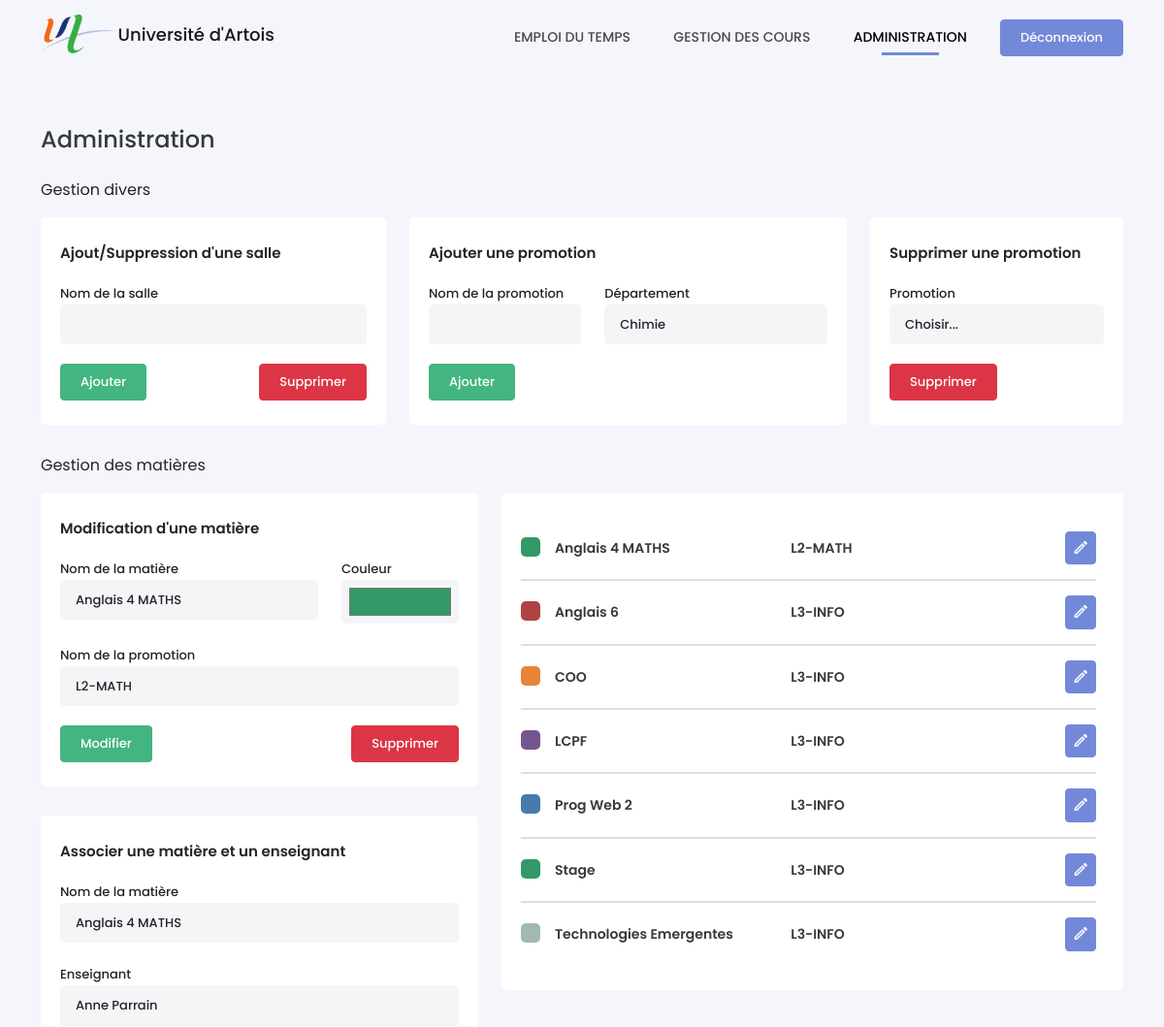
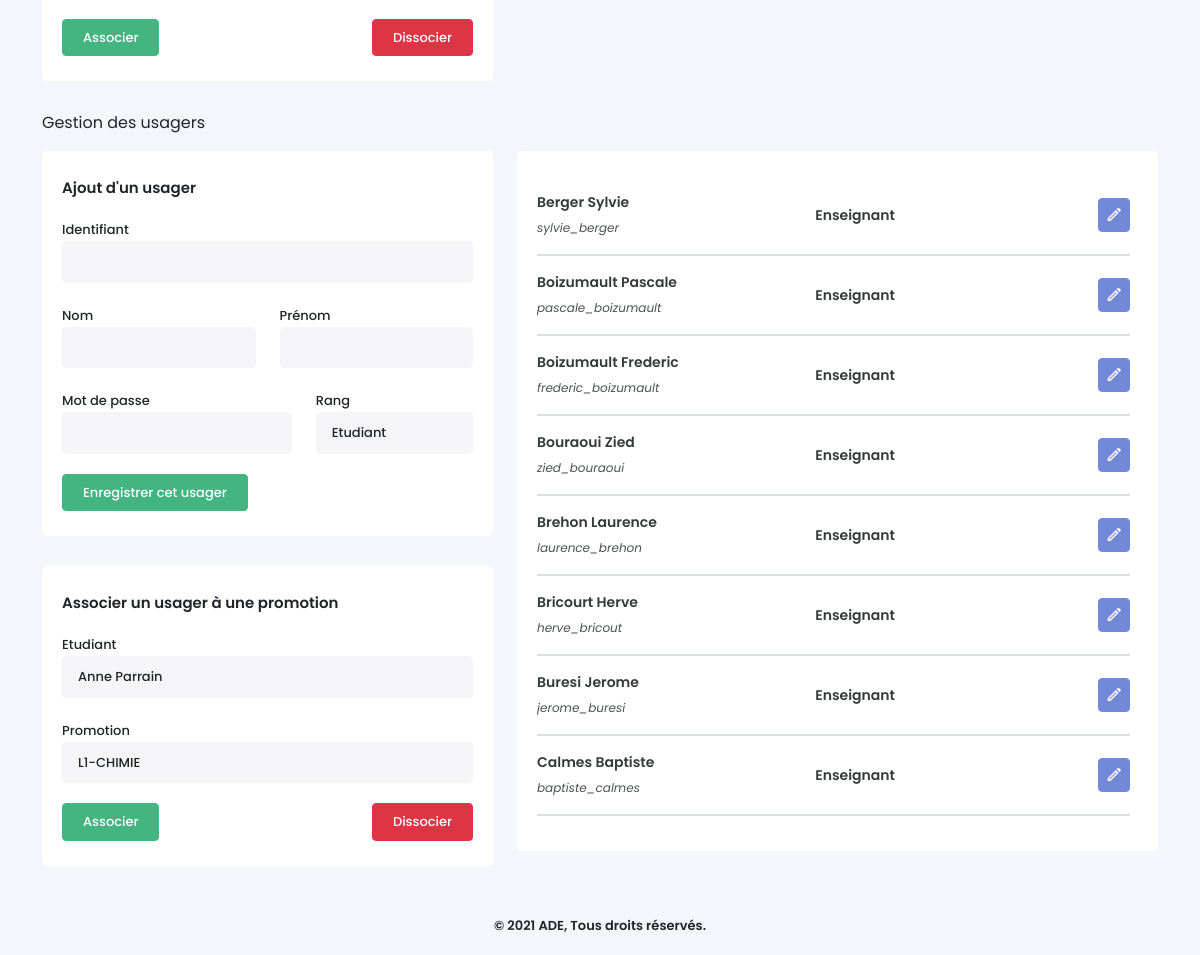
The page /admin.php?matterID=7 (signed in) on the database its author committed (2 pictures, top to bottom).
### tables this page shows
CREATE TABLE Matieres (
    MatiereID INTEGER PRIMARY KEY AUTOINCREMENT,
    NomMatiere VARCHAR(25) NOT NULL,
    CouleurMatiere VARCHAR(10) NOT NULL,
    PromotionID INTEGER NOT NULL,
    CONSTRAINT matiere_promo_fk FOREIGN KEY (PromotionID) REFERENCES Promotions(PromotionID) ON DELETE CASCADE
);

CREATE TABLE Promotions (
    PromotionID INTEGER  PRIMARY KEY AUTOINCREMENT,
    NomPromotion VARCHAR(25) NOT NULL,
    DepartementID INTEGER NOT NULL,
    CONSTRAINT promo_departement_fk FOREIGN KEY (DepartementID) REFERENCES Departements(DepartementID) ON DELETE CASCADE
);

CREATE TABLE Usagers (
    UsagerID VARCHAR(30) PRIMARY KEY NOT NULL,
    MotDePasse VARCHAR(255) NOT NULL,
    Nom VARCHAR(15) NOT NULL,
    Prenom VARCHAR(20) NOT NULL,
    RangID INTEGER NOT NULL,
    CONSTRAINT usager_rang_fk FOREIGN KEY (RangID) REFERENCES Rangs(RangID) ON DELETE CASCADE
);

CREATE TABLE Rangs (
    RangID INTEGER PRIMARY KEY AUTOINCREMENT,
    NomRang VARCHAR(25) NOT NULL
);

### admin.php (the view, shortened to what the rows shown need)
<!DOCTYPE html>
<?php
require_once('./src/Planning/FormMatter.php');
$uMatters = $bdd->prepare('SELECT * FROM Matieres WHERE MatiereID = :id');
$uMatters->execute(array(':id' => isset($_GET['matterID']) ? $_GET['matterID'] : ''));
$uMatter = $uMatters->fetch();
?>
<html lang="fr-FR">
<head>
    <link type="text/css" rel="stylesheet" href="./assets/css/icons.min.css">
    <link type="text/css" rel="stylesheet" href="./assets/css/bootstrap.min.css">
    <link type="text/css" rel="stylesheet" href="./assets/css/style.css">
</head>
<body>
    <div class="container">
        <div class="row">
            <div class="col-md-5">
                <div class="box-content">
                    <?php if(empty($_GET['matterID'])) {?>
                        <div class="content-title">Ajouter une matière</div>
                        <form method="POST" id="form_addMatter">
                            <div class="alert" style="display:none"></div>
                            <div class="row">
                                <div class="col-md-8 form-group" id="name_matter">
                                    <label for="room">Nom de la matière</label>
                                    <input type="text" name="name_matter" class="form-control">
                                    <small class="invalid-feedback"></small>
                                </div>
                                <div class="col-md-4 form-group" id="color_matter">
                                    <label for="room">Couleur</label>
                                    <input type="color" name="color_matter" class="form-control">
                                    <small class="invalid-feedback"></small>
                                </div>
                                <div class="col-md-12 form-group">
                                    <label for="room">Nom de la promotion </label>
                                    <select name="promo" class="form-control">
                                        <?php $sPromo = $bdd->query('SELECT * FROM Promotions '.$option.' ORDER BY PromotionID');
                                            while($aPromo = $sPromo->fetch()) {
                                                echo '<option value="'.$aPromo['PromotionID'].'">'.htmlspecialchars($aPromo['NomPromotion']).'</option>';
                                            }
                                        ?>
                                    </select>
                                </div>
                            </div>
                            <input type="submit" name="add_matter" value="Ajouter" class="btn btn-success">
                        </form>
                    </div>
                <?php } else { ?>
                    <div class="content-title">Modification d'une matière</div>
                        <form method="POST" id="form_updateMatter">
                            <div class="row">
                                <div class="col-md-8 form-group" id="name_matter">
                                    <label for="room">Nom de la matière</label>
                                    <input type="text" name="name_matter" class="form-control" value="<?php echo htmlspecialchars($uMatter['NomMatiere']) ?>">
                                </div>
                                <div class="col-md-4 form-group" id="color_matter">
                                    <label for="room">Couleur</label>
                                    <input type="color" name="color_matter" class="form-control" value="<?php echo htmlspecialchars($uMatter['CouleurMatiere']) ?>">
                                </div>
                                <div class="col-md-12 form-group">
                                    <label for="room">Nom de la promotion </label>
                                    <select name="promo" class="form-control">
                                    <?php $sPromo = $bdd->query('SELECT * FROM Promotions '.$option.' ORDER BY PromotionID');
                                        while($aPromo = $sPromo->fetch()) {
                                            echo '<option value="'.$aPromo['PromotionID'].'"'. (($uMatter['PromotionID'] == $aPromo['PromotionID']) ? ' selected' : '') .'>'.htmlspecialchars($aPromo['NomPromotion']).'</option>';
                                        }
                                    ?>
                                    </select>
                                </div>
                            </div>
                            <input type="submit" name="update_matter" value="Modifier" class="btn btn-success">
                            <a href="./config.php?removeMatterID=<?php echo $uMatter['MatiereID'] ?>" class="btn btn-danger" style="float:right">Supprimer</a>
                        </form>
                    </div>
                <?php } ?>
            </div>
            <div class="col-md-7">
                <div class="box-content" id="list-matter">
                    <div class="select-data">
                        <?php
                        $sMatter = $bdd->query('SELECT * FROM Matieres m INNER JOIN Promotions p ON m.PromotionID = p.PromotionID ORDER BY NomMatiere ASC');
                        while($aMatter = $sMatter->fetch()) {
                            echo '<div class="list-items d-flex flex-row align-items-center justify-content-between">';
                            echo '<div class="item-info">';
                            echo '<div class="colorM" style="background-color:'. $aMatter['CouleurMatiere'].'"></div>';
                            echo '<p>'.htmlspecialchars($aMatter['NomMatiere']).'</p>';
                            echo '</div>';
                            echo '<div class="item-info">';
                            echo '<p>'.htmlspecialchars($aMatter['NomPromotion']).'</p>';
                            echo '</div>';
                            echo '<a href="?matterID='.$aMatter['MatiereID'].'#matter" class="btn btn-primary"><i class="mdi mdi-pencil-outline"></i></a>';
                            echo '</div>';
                        } ?>
                    </div>
                </div>
            </div>
        </div>
        <div class="row">
            <div class="col-md-7">
                <div class="box-content" id="list-users">
                    <div class="select-data">
                        <?php
                        $sUsers = $bdd->query('SELECT * FROM Usagers INNER JOIN Rangs USING(RangID) ORDER BY Nom ASC');
                        while($aUsers = $sUsers->fetch()) {
                            echo '<div class="list-items d-flex flex-row align-items-center justify-content-between">';
                            echo '<div class="item-info">';
                            echo '<p>'.htmlspecialchars($aUsers['Nom'] . ' '. $aUsers['Prenom']).'</p>';
                            echo '<span>'.$aUsers['UsagerID'].'</span>';
                            echo '</div>';
                            echo '<div class="item-info">';
                            echo '<p>'.htmlspecialchars($aUsers['NomRang']).'</p>';
                            echo '</div>';
                            echo '<a href="?usagerID='.$aUsers['UsagerID'].'#user" class="btn btn-primary"><i class="mdi mdi-pencil-outline"></i></a>';
                            echo '</div>';
                        } ?>
                    </div>
                </div>
            </div>
        </div>
    </div>
</body>
</html>

### rows shown on the page
matieres: name_matter "Anglais 4 MATHS", color_matter "#339966", promo "L2-MATH", NomMatiere "Anglais 4 MATHS", PromotionID.NomPromotion "L2-MATH"
matieres: NomMatiere "Anglais 6", PromotionID.NomPromotion "L3-INFO"
matieres: NomMatiere "COO", PromotionID.NomPromotion "L3-INFO"
matieres: NomMatiere "LCPF", PromotionID.NomPromotion "L3-INFO"
matieres: NomMatiere "Prog Web 2", PromotionID.NomPromotion "L3-INFO"
matieres: NomMatiere "Stage", PromotionID.NomPromotion "L3-INFO"
matieres: NomMatiere "Technologies Emergentes", PromotionID.NomPromotion "L3-INFO"
usagers: Nom+Prenom "Berger Sylvie", UsagerID "sylvie_berger", RangID.NomRang "Enseignant"
usagers: Nom+Prenom "Boizumault Pascale", UsagerID "pascale_boizumault", RangID.NomRang "Enseignant"
usagers: Nom+Prenom "Boizumault Frederic", UsagerID "frederic_boizumault", RangID.NomRang "Enseignant"
usagers: Nom+Prenom "Bouraoui Zied", UsagerID "zied_bouraoui", RangID.NomRang "Enseignant"
usagers: Nom+Prenom "Brehon Laurence", UsagerID "laurence_brehon", RangID.NomRang "Enseignant"
usagers: Nom+Prenom "Bricourt Herve", UsagerID "herve_bricout", RangID.NomRang "Enseignant"
usagers: Nom+Prenom "Buresi Jerome", UsagerID "jerome_buresi", RangID.NomRang "Enseignant"
usagers: Nom+Prenom "Calmes Baptiste", UsagerID "baptiste_calmes", RangID.NomRang "Enseignant"

### other values the page prints
form field depid "Chimie"
form field matiere "Anglais 4 MATHS"
form field enseignant "Anne Parrain"
form field rank "Etudiant"
form field userid "Anne Parrain"
form field promo "L1-CHIMIE"
